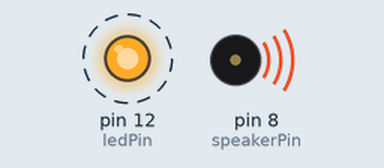
The sketch below on a simulated Arduino Uno, built with avr-gcc and run on an emulated ATmega328P. Shown: output pins drawn as LEDs (lit = HIGH), buzzer (waves = sounding, pin HIGH). Dashed ring = blinking. What the sketch prints to the serial monitor is not drawn.

Above: at 0.2 s.
Timing chart, 0 to 3.0 s (numbered marks = the images above):
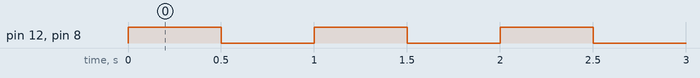

The sketch:

BlinkLEDandPlayTone.ino
```cpp
/* This script blinks an LED and
/* plays a tone, both at the same
/* frequency.  The frequency is specified
 * below.
 */
int ledPin = 12;      // select the pin for the LED
int speakerPin = 8; // select pin for speaker output
double frequency = 1; // declare variable, Hz
unsigned int periodMilliseconds = 0; // declare variable, milliseconds

void setup() {
  // declare the ledPin and speakerPin as OUTPUTs:
  pinMode(ledPin, OUTPUT);
  pinMode(speakerPin, OUTPUT);
  // open the serial port at 9600 bps:
  Serial.begin(9600);
}

void loop() {
  // The snippet below is looped.  In each
  // loop, the speakerPin and ledPin are told to go to
  // HIGH and then LOW voltage.  They wait
  // at HIGH or LOW for time given by
  // periodMicroseconds.

  // STUDENTS:
  periodMilliseconds = 1000/frequency;

  // print out the periodMilliseconds value
  // to make sure things are working.  Click
  // the magnifying glass button in the top
  // right to see the serial output.
  Serial.print(periodMilliseconds);
  Serial.print("\n");


  // tell the speaker and LED pins to go HIGH
  digitalWrite(speakerPin, HIGH);
  digitalWrite(ledPin, HIGH);
  // Wait for periodMilliseconds/2
  // STUDENTS
  delay(periodMilliseconds/2);

  // tell the speaker and LED pins to go LOW
  digitalWrite(speakerPin, LOW);
  digitalWrite(ledPin, LOW);
  // Wait for periodMilliseconds/2
  // STUDENTS
  delay(periodMilliseconds/2);

}
```

Measured:
- by itself, pin 12 (ledPin), pin 8 (speakerPin): alternates HIGH for 0.50 s and LOW for 0.50 s
